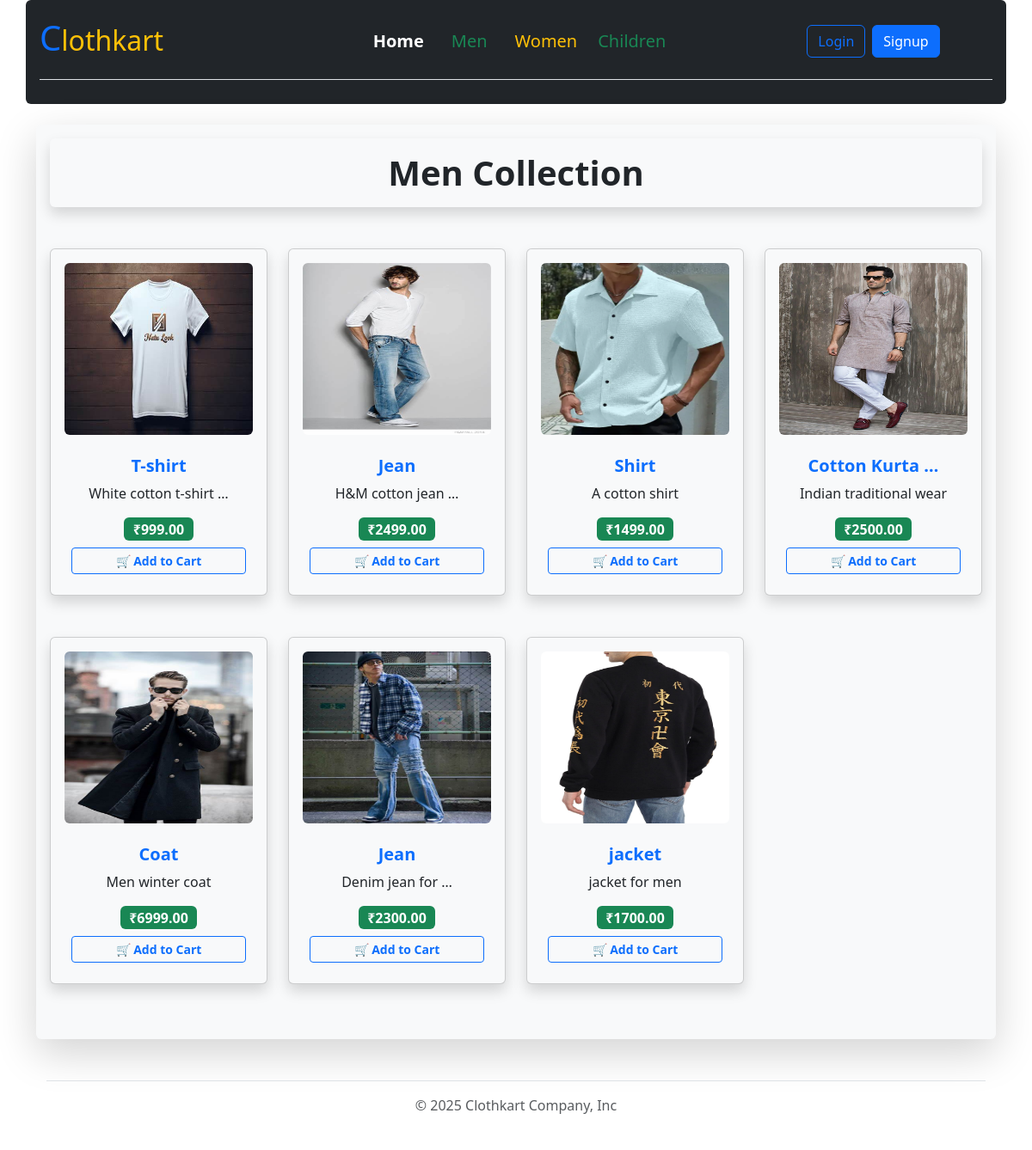
Page /category/Men/ on the committed database.
### store/models.py (models this page shows, shortened)
class Category(models.Model):
    name = models.CharField(max_length=100)

class Product(models.Model):
    category = models.ForeignKey(Category , on_delete=models.CASCADE)
    name = models.CharField(max_length=200)
    description = models.TextField()
    price = models.DecimalField(max_digits=8 , decimal_places=2)
    image = models.ImageField(upload_to='products/')

### store/views.py (the view)
# urls.py: path('category/<str:category_name>/', views.category_view , name='category')
def category_view(request , category_name):
    products = Product.objects.filter(category__name=category_name)
    return render(request , 'category.html' , {'products': products , 'category': category_name} )

### store/templates/category.html (shortened to what this page needs)
{% extends 'base.html' %}
{% block content %}
    <div class="container bg-light shadow-lg p-3 mb-5 bg-body-tertiary rounded">
        <h1 class="text-center shadow p-3 mb-5 bg-body-tertiary rounded fw-bold ">{{ category }} Collection</h1>
        <div class="row mt-4">
            {% for product in products %}
                <div class="col-md-3 ">
                    <div class="card mb-4 text-center shadow p-2 mb-5 bg-body-tertiary rounded">
                        <img src="{{ product.image.url }}" class="img-fluid d-block my-2 mx-2 rounded " style="height: 200px;" alt="{{ product.name }}">
                        <div class="card-body">
                            <h5 class="card-title fw-bold text-primary">{{ product.name| truncatewords:2}}</h5>
                            <p>{{ product.description|truncatewords:3 }}</p>
                            <span  class="badge bg-success fs-6">₹{{ product.price }}</span>
                            <a href="{% url 'add_cart' product.id %}" class="btn btn-outline-primary btn-sm mt-2 w-100 fw-bold">🛒 Add to Cart</a>
                        </div>
                    </div>
                </div>
            {% endfor %}
        </div>
    </div>
    <div class="container">
      <footer
        class="py-3 my-4 border-top text-center "
      >
          <span class="mb-3 mb-md-0 text-body-secondary text-center"
            >© 2025 Clothkart Company, Inc</span
          >
      </footer>
    </div>
{% endblock content %}

### store/templates/base.html (shortened to what this page needs)
<!DOCTYPE html>
<html lang="en">
  <head>
    <link
      href="https://cdn.jsdelivr.net/npm/bootstrap@5.3.3/dist/css/bootstrap.min.css"
      rel="stylesheet"
    />
  </head>
  <body>
    <div class="container bg-dark px-3 py-1 rounded">
      <header
        class="d-flex flex-wrap align-items-center justify-content-center justify-content-md-between py-3 mb-4 border-bottom "
      >
        <div class="col-md-3">
          <h2 class="text-warning">
            <span class="text-primary fs-1">C</span>lothkart
          </h2>
        </div>
        <ul class="nav col-12 col-md-auto mb-2 justify-content-center mb-md-0">
          <li>
            <a href="{% url 'home' %}" class="nav-link px-3 text-white fs-5 fw-bold"
              >Home</a
            >
          </li>
          <li>
            <a href="{% url 'category' 'Men' %}" class="nav-link px-3 text-success fs-5">Men</a>
          </li>
          <li><a href="{% url 'category' 'Women' %}" class="nav-link px-3 text-warning fs-5">Women</a></li>
          <li>
            <a href="{% url 'category' 'Children' %}" class="nav-link px-2 text-success fs-5">Children</a>
          </li>
        </ul>
        <div class="col-12 col-md-3 d-flex justify-content-center align-items-center mt-2 mt-md-0">
          {% if user.is_authenticated %}
          <span class="text-white mx-3"> Welcome, {{ request.user.username }} </span>
          <a href="{% url 'logout' %}" class="btn btn-danger">Logout</a>
          {% else %}
          <a href="{% url 'login' %}" class="btn btn-outline-primary me-2"
            >Login</a
          >
          <a href="{% url 'signup' %}" class="btn btn-primary">Signup</a>
          {% endif %}
        </div>
      </header>
    </div>
    <div class="container mt-4">{% block content %} {% endblock %}</div>
  </body>
</html>

### rows in the picture
Category: name "Men"
Product: image (picture), name "T-shirt", description "White cotton t-shirt …", price "999.00"
Product: image (picture), name "Jean", description "H&M cotton jean …", price "2499.00"
Product: image (picture), name "Shirt", description "A cotton shirt", price "1499.00"
Product: image (picture), name "Cotton Kurta …", description "Indian traditional wear", price "2500.00"
Product: image (picture), name "Coat", description "Men winter coat", price "6999.00"
Product: image (picture), name "Jean", description "Denim jean for …", price "2300.00"
Product: image (picture), name "jacket", description "jacket for men", price "1700.00"
